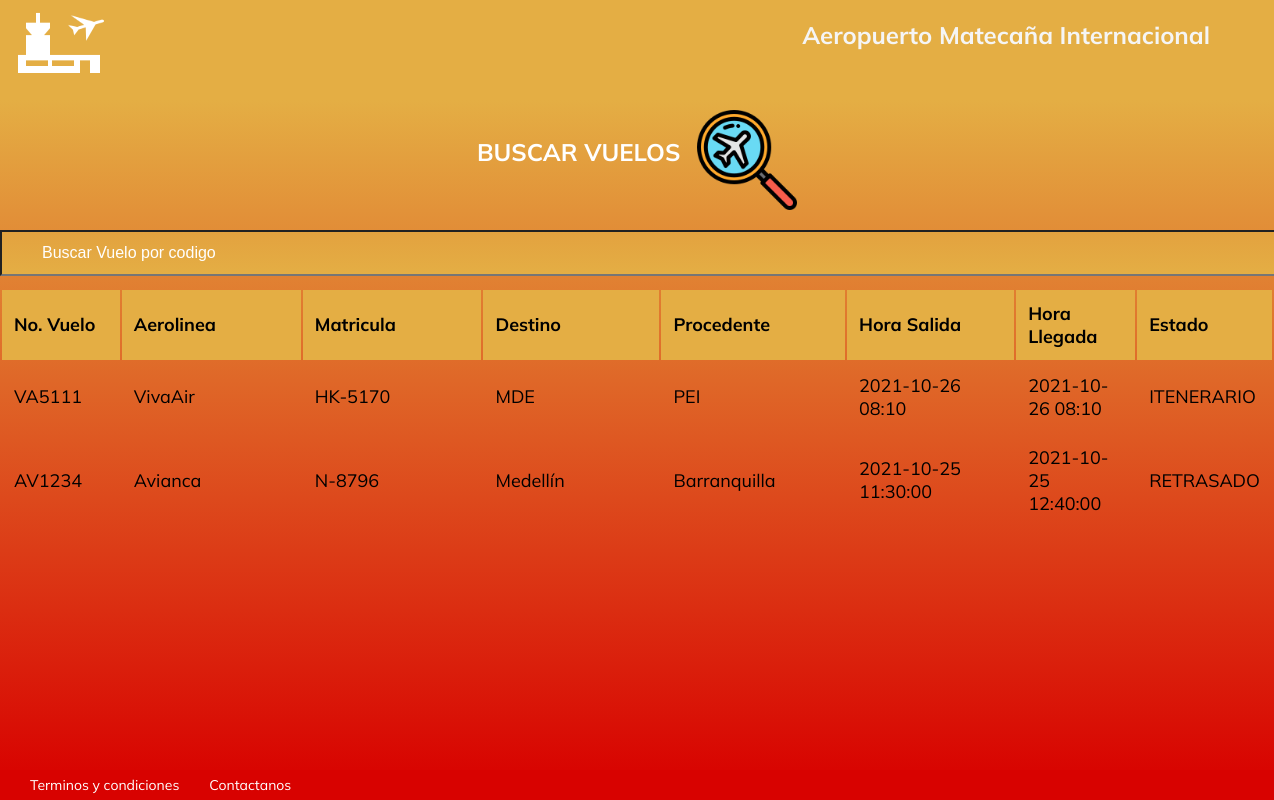
The page /vervuelos/ (signed in) on the database as committed earlier.
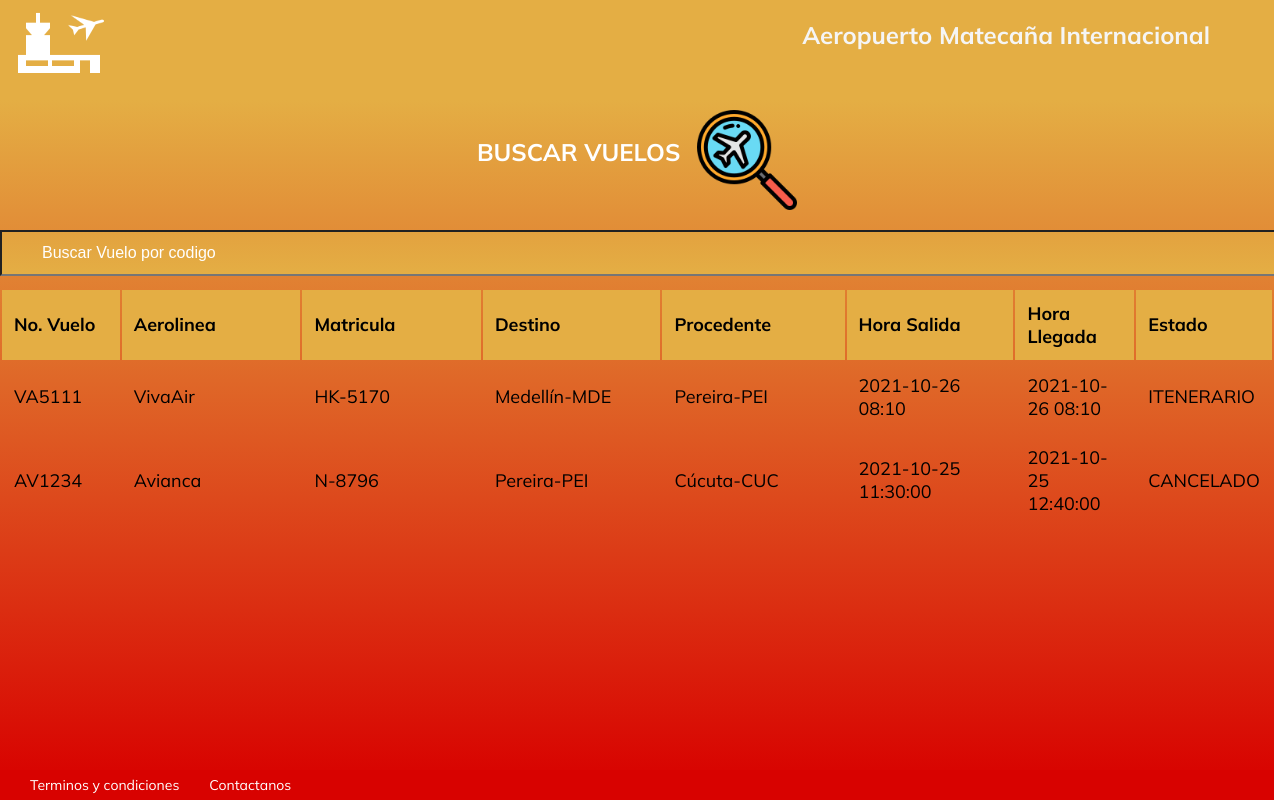
The same page on the database as committed later.
### tables this page shows
CREATE TABLE vuelos (codigo VARCHAR (100) NOT NULL PRIMARY KEY, aerolinea VARCHAR (100) NOT NULL, matricula VARCHAR (100) NOT NULL, destino VARCHAR (100) NOT NULL, origen VARCHAR (100), horasalida DATETIME NOT NULL, horallegada DATETIME NOT NULL, estadovuelo VARCHAR (100) NOT NULL DEFAULT ITENERARIO, piloto VARCHAR (100) NOT NULL);

### app.py (the view)
@server.route('/vervuelos/')
@server.route('/vervuelos/<string:usr>')
@server.route('/vervuelos/',methods=['GET', 'POST'])
def listarVuelos(usr=None):
    if session['perfil']==None or session['perfil']=='I':
        return render_template('error.html',mensaje='Acseso no permitido')
    else:
        try:
            sql = f"SELECT * FROM vuelos WHERE estadovuelo <> 'CERRADO'"
            dat = cargardatos(sql)
            if len(dat)==0:
                msg ='No hay usuarios registrados'
                print(msg)
            else:
                msg = 'Ok'
        except Exception:
            msg = 'ERROR: Por favor intente luego'
            print(Exception)
            traceback.print_exc()
        if msg == 'Ok':
            return render_template('verVuelos.html',vuelos=dat)
        else:
            return render_template('error.html',mensaje=msg)

### bd.py (called while the page is built)
def cargardatos(sql) ->list:
    try:
        with sqlite3.connect(URL_DB) as conec:
            cur = conec.cursor()
            res = cur.execute(sql).fetchall()
    except Exception:
        res = None
    return res

### templates/verVuelos.html (shortened to what this page needs)
<!DOCTYPE html>
<html lang="es">
<head>
    <link rel="stylesheet" href='{{ url_for("static", filename="css/style.css") }}'>
</head>
<body>
    <header class="header">
      <img class="header__img" src="../static/media/icons8-aeropuerto-100.png" alt="Logo" />
      <h2 class="header__title"><a href="/home/">Aeropuerto Matecaña Internacional</a> </h2>
    </header>
</body>
<section class="wkarea">
  <center><h2 style="color: white;" class="login__title">BUSCAR VUELOS <img class="header__img" align = 'center' src="../static/media/buscarvuelo.png" alt="Logo"></h2></center>
<input type="text" id="myInput" onkeyup="myFunction()" placeholder="Buscar Vuelo por codigo" title="Codigo de Vuelo">
<table id="myTable">
  <tr class="header1">
    <th style="width:10%;">No. Vuelo</th>
    <th style="width:16%;">Aerolinea</th>
    <th style="width:16%;">Matricula</th>
    <th style="width:16%;">Destino</th>
    <th style="width:16%;">Procedente</th>
    <th style="width:10%;">Hora Salida</th>
    <th style="width:10%;">Hora Llegada</th>
    <th style="width:20%;">Estado</th>
  </tr>
  {% for dat in vuelos %}
  <tr>
    <td style="width:5%;">{{dat[0]}}</td>
    <td style="width:15%;">{{dat[1]}}</td>
    <td style="width:15%;">{{dat[2]}}</td>
    <td style="width:10%;">{{dat[3]}}</td>
    <td style="width:10%;">{{dat[4]}}</td>
    <td style="width:15%;">{{dat[5]}}</td>
    <td style="width:10%;">{{dat[6]}}</td>
    <td style="width:10%;">{{dat[7]}}</td>
  </tr>
  {% endfor %}
</table>
    </section>
  <body>
    <footer class="footer">
      <a href="/terminos">Terminos y condiciones </a>
      <a href="/contactanos">Contactanos</a>
    </footer>
  </body>
</html>

### static/css/style.css (style rules this page uses)
body { margin: 0; padding: 0; font-family: 'Mulish', sans-serif; }
.header { width: 100%; height: 80px; background-color:#e4ae44; display: flex; justify-content: space-between; }
.header__img { width: 100px; margin-top: 10px; margin-left: 10px; }
.header__title { color: whitesmoke; padding-right: 2rem; font-family: 'Mulish', sans-serif; font-weight: bold; }
.header__title a { color: whitesmoke; padding-right: 2rem; font-family: 'Mulish', sans-serif; font-weight: bold; text-decoration: none; }
::placeholder { color:white }
.footer { display: flex; align-items: center; height: 100px; width: 100%; background-color: #d80200; }
.footer a { color: white; font-size: 14px; cursor: pointer; padding-left: 30px; text-decoration: none; }

### templates/verVuelos.html (style rules this page uses)
body { background: #e4ae44; }
.header { width : 100% !important; height : 10vh !important; }
.footer { width : 100% !important; height : 30px !important; position : fixed !important; bottom :0px ; left :0px; }
.wkarea { width : 100%; height : 85vh; background: linear-gradient(#e4ae44,#d80200); }
#myInput { background-image: url('../static/media/buscarvuelo.png'); background-position: 10px 10px; background-repeat: no-repeat; width: 100%; font-size: 16px; padding: 12px 20px 12px 40px; background: linear-gradient(rgba(227,162,63), rgba(228,174,68)); margin-bottom: 12px; }
#myTable { width: 100%; font-size: 18px; box-sizing: border-box; }
#myTable th, #myTable td { text-align: left; padding: 12px; }
#myTable tr.header1, #myTable tr:hover { background-color: #e4ae44; }
.login__title { background-color: linear-gradient(rgba(227,162,63), rgba(228,174,68)); }

Rows that differ between the two databases and show on the page:
changed vuelos "VA5111": destino "MDE" → "Medellín-MDE"; origen "PEI" → "Pereira-PEI"
changed vuelos "AV1234": destino "Medellín" → "Pereira-PEI"; origen "Barranquilla" → "Cúcuta-CUC"; estadovuelo "RETRASADO" → "CANCELADO"
